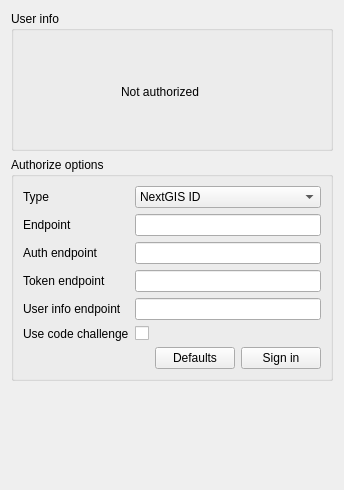
<?xml version="1.0" encoding="UTF-8"?>
<ui version="4.0">
 <class>NGAuthOptions</class>
 <widget class="QWidget" name="NGAuthOptions">
  <property name="geometry">
   <rect>
    <x>0</x>
    <y>0</y>
    <width>344</width>
    <height>490</height>
   </rect>
  </property>
  <layout class="QVBoxLayout" name="verticalLayout_23">
   <item>
    <widget class="QGroupBox" name="groupBox_29">
     <property name="sizePolicy">
      <sizepolicy hsizetype="Preferred" vsizetype="Preferred">
       <horstretch>0</horstretch>
       <verstretch>0</verstretch>
      </sizepolicy>
     </property>
     <property name="minimumSize">
      <size>
       <width>0</width>
       <height>140</height>
      </size>
     </property>
     <property name="maximumSize">
      <size>
       <width>16777215</width>
       <height>140</height>
      </size>
     </property>
     <property name="title">
      <string>User info</string>
     </property>
     <widget class="QLabel" name="avatar">
      <property name="geometry">
       <rect>
        <x>20</x>
        <y>40</y>
        <width>64</width>
        <height>64</height>
       </rect>
      </property>
      <property name="text">
       <string/>
      </property>
     </widget>
     <widget class="QLabel" name="descriptionText">
      <property name="geometry">
       <rect>
        <x>110</x>
        <y>40</y>
        <width>311</width>
        <height>81</height>
       </rect>
      </property>
      <property name="text">
       <string>Not authorized</string>
      </property>
     </widget>
    </widget>
   </item>
   <item>
    <widget class="QGroupBox" name="authGroupBox">
     <property name="title">
      <string>Authorize options</string>
     </property>
     <layout class="QVBoxLayout" name="verticalLayout">
      <item>
       <layout class="QGridLayout" name="gridLayout_23">
        <item row="3" column="0">
         <widget class="QLabel" name="tokenEndpointLabel">
          <property name="text">
           <string>Token endpoint</string>
          </property>
         </widget>
        </item>
        <item row="2" column="1">
         <widget class="QLineEdit" name="authEndpointEdit">
          <property name="inputMethodHints">
           <set>Qt::ImhUrlCharactersOnly</set>
          </property>
         </widget>
        </item>
        <item row="1" column="1">
         <widget class="QLineEdit" name="endpointEdit">
          <property name="inputMethodHints">
           <set>Qt::ImhUrlCharactersOnly</set>
          </property>
         </widget>
        </item>
        <item row="4" column="0">
         <widget class="QLabel" name="userInfoEndpoinLabel">
          <property name="text">
           <string>User info endpoint</string>
          </property>
         </widget>
        </item>
        <item row="4" column="1">
         <widget class="QLineEdit" name="userInfoEndpointEdit">
          <property name="inputMethodHints">
           <set>Qt::ImhUrlCharactersOnly</set>
          </property>
         </widget>
        </item>
        <item row="1" column="0">
         <widget class="QLabel" name="enpointLabel">
          <property name="text">
           <string>Endpoint</string>
          </property>
         </widget>
        </item>
        <item row="0" column="0">
         <widget class="QLabel" name="typeLabel">
          <property name="text">
           <string>Type</string>
          </property>
         </widget>
        </item>
        <item row="2" column="0">
         <widget class="QLabel" name="authEndpointLabel">
          <property name="text">
           <string>Auth endpoint</string>
          </property>
         </widget>
        </item>
        <item row="3" column="1">
         <widget class="QLineEdit" name="tokenEndpointEdit">
          <property name="inputMethodHints">
           <set>Qt::ImhUrlCharactersOnly</set>
          </property>
         </widget>
        </item>
        <item row="0" column="1">
         <widget class="QComboBox" name="authTypeSelector">
          <item>
           <property name="text">
            <string>NextGIS ID</string>
           </property>
          </item>
          <item>
           <property name="text">
            <string>Keycloak</string>
           </property>
          </item>
          <item>
           <property name="text">
            <string>Custom</string>
           </property>
          </item>
          <item>
           <property name="text">
            <string>Blitz</string>
           </property>
          </item>
         </widget>
        </item>
        <item row="5" column="1">
         <widget class="QCheckBox" name="codeChallengeCheckBox">
          <property name="text">
           <string/>
          </property>
         </widget>
        </item>
        <item row="5" column="0">
         <widget class="QLabel" name="codeChallengeLabel">
          <property name="text">
           <string>Use code challenge</string>
          </property>
         </widget>
        </item>
       </layout>
      </item>
      <item>
       <layout class="QHBoxLayout" name="horizontalLayout">
        <item>
         <widget class="QLabel" name="availableEndpointLabel"/>
        </item>
        <item>
         <spacer name="horizontalSpacer_2">
          <property name="orientation">
           <enum>Qt::Horizontal</enum>
          </property>
          <property name="sizeHint" stdset="0">
           <size>
            <width>17</width>
            <height>20</height>
           </size>
          </property>
         </spacer>
        </item>
        <item>
         <widget class="QPushButton" name="defaultsButton">
          <property name="text">
           <string>Defaults</string>
          </property>
         </widget>
        </item>
        <item>
         <widget class="QPushButton" name="signinButton">
          <property name="text">
           <string>Sign in</string>
          </property>
         </widget>
        </item>
       </layout>
      </item>
     </layout>
    </widget>
   </item>
   <item>
    <spacer name="verticalSpacer_13">
     <property name="orientation">
      <enum>Qt::Vertical</enum>
     </property>
     <property name="sizeHint" stdset="0">
      <size>
       <width>20</width>
       <height>40</height>
      </size>
     </property>
    </spacer>
   </item>
  </layout>
 </widget>
 <resources/>
 <connections/>
</ui>
